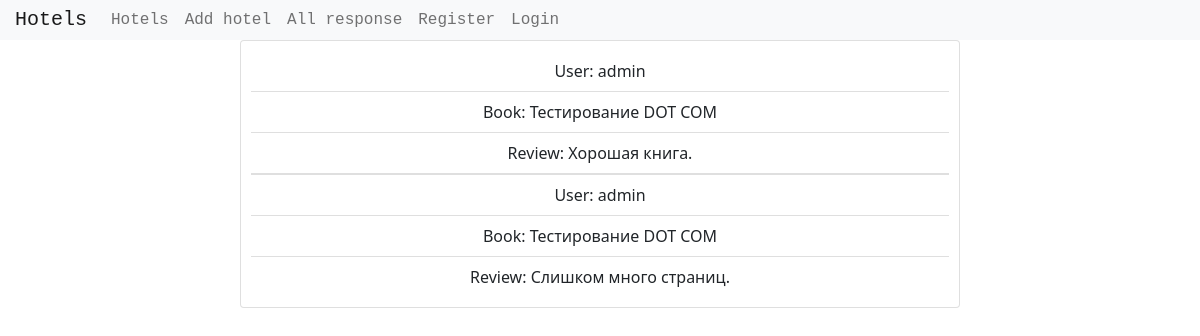
The app's page /book_review_list/1/ with its own data.
### main/models.py (models this page shows, shortened)
class Review(models.Model):
    user = models.ForeignKey(User, on_delete=models.CASCADE)
    book = models.ForeignKey(Book, on_delete=models.CASCADE)
    text = models.TextField()
    class Meta:
        verbose_name = 'Отзыв'
        verbose_name_plural = "Отзывы"

class Book(models.Model):
    name = models.CharField('Название', max_length=255)
    price = models.DecimalField('Цена', max_digits=10, decimal_places=2)
    pages_number = models.IntegerField('Страницы', default=100)
    description = models.TextField('Описание', null=True, blank=True)
    def __str__(self):
        return self.name
    class Meta:
        verbose_name = 'Книга'
        verbose_name_plural = "Книги"

### main/views.py (the view)
# urls.py: path('book_review_list/<int:book_id>/', views.book_review_list, name='book_review_list'),
def book_review_list(request, book_id):
    reviews = Review.objects.filter(book=book_id)
    return render(request, 'main/book_review_list.html', {'book_id': book_id, 'reviews': reviews})

### main/templates/main/book_review_list.html (shortened to what this page needs)
{% extends 'main/base.html' %}
{% block content %}
    <div class="review card">
    {% for el in reviews %}
    <ul class="list-group list-group-flush">
        <li class="list-group-item">User: {{ el.user }}</li>
        <li class="list-group-item">Book: {{ el.book }}</li>
        <li class="list-group-item">Review: {{ el.text }}</li>
    </ul>
    {% endfor %}
    </div>
{% endblock %}

### main/static/main/css/styles.css (style rules this page uses)
.review { text-align: center; padding: 10px; margin-bottom: 10px; }
ul li { display:block; transition: transform .6s ease; text-decoration: none; }

### records on screen
Review: user "admin", book "Тестирование DOT COM", text "Хорошая книга."
Review: user "admin", book "Тестирование DOT COM", text "Слишком много страниц."
